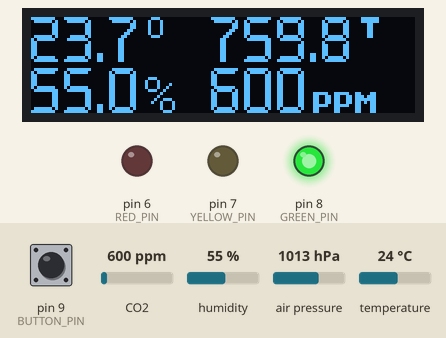
Bench run of a sketch on a simulated Arduino Nano, built with avr-gcc and run on an emulated ATmega328P. On the bench: 128×32 one-colour display, output pins drawn as LEDs (lit = HIGH). The test bench sets the inputs (shaded band); at power-on: pin 9 (BUTTON_PIN) LOW, CO2 600 ppm, humidity 55 %, air pressure 1013 hPa, temperature 24 °C. What the sketch prints to the serial monitor is not drawn.

Above: at 11.2 s.
11.3 s: pin 9 (BUTTON_PIN) pulled HIGH for 0.25 s
At 13.0 s:
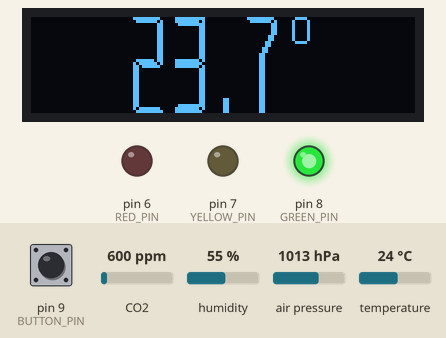
13.5 s: pin 9 (BUTTON_PIN) pulled HIGH for 1 s
At 15.6 s:
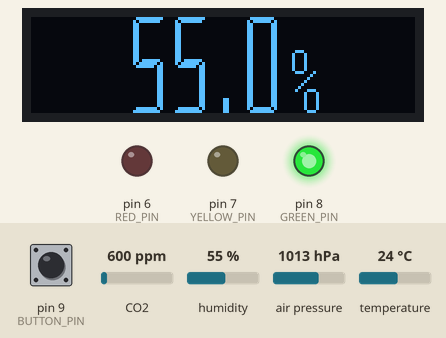
16.4 s: pin 9 (BUTTON_PIN) pulled HIGH for 0.25 s
At 18.0 s:
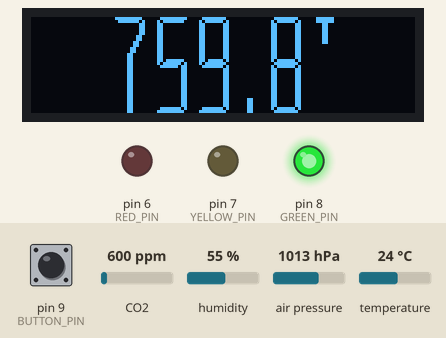
18.5 s: pin 9 (BUTTON_PIN) pulled HIGH for 0.25 s
At 19.8 s:
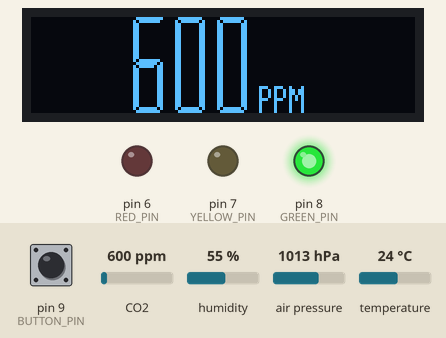
20.6 s: CO2 set to 452 ppm
At 31.0 s:
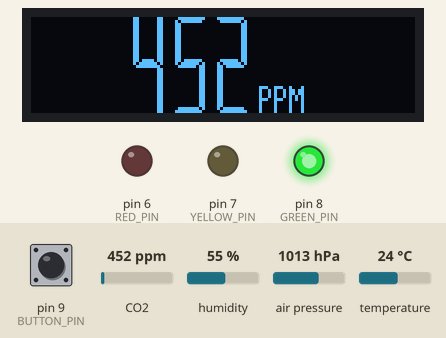
Timing chart, 0 to 32.5 s (numbered marks = the images above; inputs shaded):
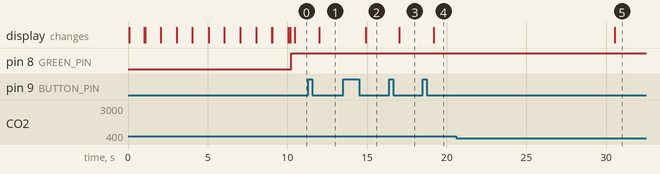

Measured:
- after the input at 11.3 s, the display: changes after 0.70 s (image 1)
- after the input at 13.5 s, the display: changes after 1.4 s (image 2)
- after the input at 16.4 s, the display: changes after 0.63 s (image 3)
- after the input at 18.5 s, the display: changes after 0.67 s (image 4)
- after the input at 20.6 s, the display: changes after 9.9 s (image 5)

The sketch:

CO2meter.ino
```cpp
/*
  Version: 1.0.3

  Components:
  - Arduino Nano
  - CO2 - MH-Z19B
  - Temperature, humidity, pressure - BME280
  - OLED - SSD1306 128x32
  - Code, fonts, layout etc - https://github.com/killadog/CO2meter

                     Mode 0                   Mode 1
            ┌───────────────────────┬───────────────────────┐
   Sensor 0 │  Current temperature  |  Min-Max temperature  │
            ├───────────────────────┼───────────────────────┤
   Sensor 1 │    Current humidity   |    Min-Max humidity   │
            ├───────────────────────┼───────────────────────┤
   Sensor 2 │    Current pressure   |    Min-Max pressure   │
            ├───────────────────────┼───────────────────────┤
   Sensor 3 │      Current CO2      |      Min-Max CO2      │
            ├───────────────────────┼───────────────────────┤
   Sensor 4 │      ALL sensors      |      Ver. & Year      │
            └───────────────────────┴───────────────────────┘
*/

#include <SparkFunBME280.h>             // https://github.com/sparkfun/SparkFun_BME280_Arduino_Library
#include <U8g2lib.h>                    // https://github.com/olikraus/u8g2
#include <GyverButton.h>                // https://github.com/AlexGyver/GyverLibs/tree/master/GyverButton
#include <MHZ19.h>                      // https://github.com/WifWaf/MH-Z19
#include <SoftwareSerial.h>

#define RX_PIN                        4                  // RX pin
#define TX_PIN                        5                  // TX pin
#define RED_PIN                       6                  // RED pin
#define YELLOW_PIN                    7                  // YELLOW pin
#define GREEN_PIN                     8                  // GREEN pin
#define BUTTON_PIN                    9                  // BUTTON pin
#define SDA_PIN                       A4                 // SDA pin
#define SCL_PIN                       A5                 // SCL pin

const uint8_t SENSORS               = 4;                 // number of sensors
float VALUE[SENSORS];                                    // current value of each sensor
float CALIBRATION[SENSORS]          = { -0.3, 0, 0, 0};  // calibration of each sensor (t,%,T,ppm)
uint16_t MIN[SENSORS];                                   // Min value of each sensor
uint16_t MAX[SENSORS];                                   // Max value of each sensor

boolean MODE                        = 0;                 // start mode (0 - normal, 1 - min/max)
uint8_t SENSOR_NUMBER               = 4;                 // start sensor (screen)
uint32_t SENSORS_TIMESTAMP          = millis();
#define CHECK_TIME                    10000              // sensors check time in millis

boolean DISPLAY_MODE                = 0;                 // normal (0) or rotate (1) screen

BME280 bme280;
U8G2_SSD1306_128X32_UNIVISION_1_HW_I2C u8g2(U8G2_R0, /* reset=*/ U8X8_PIN_NONE, /* clock=*/ SCL, /* data=*/ SDA);
MHZ19 myMHZ19;

GButton button_select(BUTTON_PIN, LOW_PULL, NORM_OPEN);

SoftwareSerial co2(RX_PIN, TX_PIN);

const uint8_t lcdnums_10x16[330] U8G2_FONT_SECTION("lcdnums_10x16") =
  "\26\0\4\3\5\4\3\4\6\26\17\0\373\12\0\0\0\0\0\0\0\1\61$ \365:\66\224\224\310\220"
  "H\210HL\224H\210H\34\210H\210HHD\234\224\310P\251\241R#%\33\212;l\214\305D\305"
  "\244\210\11\211\31\11\314d&$&*&*&l\2\0&\13\346\274)\34\224\10\351\4\0'\5\0"
  "\210)(\5\0\210))\5\0\210)*\14\345\274gL\304\350&b\2\0+\5\0\210),\5\0"
  "\210)-\5\0\210).\6b\70$\30/\5\0\210)\60\20\351\71k\134DTL\361\277\232\250\210"
  "\270\0\61\13\346=+\320\14\351 rP\62\24\351\71+\34\204X\304\351\302B\302BNw\21&\7"
  "\1\63\24\351\71+\34\204X\304\351\244\42\342\62N\27\26\7\22\0\64\16\351\71+H\361\325DE\304"
  "e\234>\65\24\351\71k\34HX\310i\27ar\20\247\27\26\7\22\0\66\25\351\71k\34HX\310"
  "ix\21Q\61\305\253\211\212\210\13\0\67\16\351\71+\34\204X\304)\323\235~\4\70\27\351\71k\134"
  "DTLq\65Q\21q\21\67\305\325DE\304\5\0\71\25\351\71k\134DTLq\65Q\21q\31"
  "\247\13\213\3\11\0\0\0\0";

const uint8_t lcdnums_12x32[407] U8G2_FONT_SECTION("lcdnums_12x32") =
  "\26\0\4\3\4\6\4\6\6\21 \0\354\14\0\0\0\0\0\0\0\1~$%\237(\23\303\310H\214"
  "HDH\204\304HDH\204\304HDHD\12\222\221\210\10\241\64Bi\204\322\10\245\11%%Y-"
  "\303\306TLPLPLPLPLPL\324L\134\276\231\212\11\212\11\212\11\212\11\212\11\212\211\232"
  "\0&\13\226\354\230\302A\211\220>\1'\6\0 \10\2(\6\0 \10\2)\6\0 \10\2*\14"
  "\226\354\230\6E\220>\212\240\0+\6\0 \10\2,\6\0 \10\2-\10\66\350\246\302\3\2.\10"
  "R\60\243\302\301\0/\6\0 \10\2\60\25\12*\343\306AD\204\305\30\377\377\377g\23\26\21\7\21"
  "\0\61\16\6\62\343\2\315\220\376\377\377O\16\12\62\30\12*\343\302\201\310E\240\376/,&,&,"
  "\4\365 \30qr \63\34\12*\343\302\3\212\210\3A\375\207\7\23\7\23\7\21\201\372\277\70\70\230"
  "\70\230\0\64\23\12*\343\202\30\377\277\240\230\260\210\70\210\24\324\377\7\65\30\12*\343\306\301\304\205\240"
  "\376/,\42,\42,\4\365\377\342\301\4\0\66\32\12*\343\306\301\304\205\240\376\207\21'\27\22\25d"
  "\374?\233\260\210\70\210\0\67\26\12*\343\302\201\310E\240\356\4\345\4\345\4\345\4\365\377?\2\70\35"
  "\12*\343\306AD\204\305\30\377g\23\26\21\7\21\21\26c\374?\233\260\210\70\210\0\71\30\12*\343"
  "\306AD\204\305\30\377/*$N.\2\365\377\342\301\4\0\0\0\0";

void setup()
{
  Serial.begin(9600);

  pinMode(SDA_PIN, INPUT_PULLUP);
  pinMode(SCL_PIN, INPUT_PULLUP);
  pinMode(GREEN_PIN, OUTPUT);
  pinMode(YELLOW_PIN, OUTPUT);
  pinMode(RED_PIN, OUTPUT);

  button_select.setDebounce(50);         // настройка антидребезга (default 80 ms)
  button_select.setTimeout(1500);        // настройка таймаута на удержание (default 500 ms)
  button_select.setClickTimeout(200);    // настройка таймаута между кликами (default 300 ms)

  digitalWrite(GREEN_PIN, LOW);
  digitalWrite(YELLOW_PIN, LOW);
  digitalWrite(RED_PIN, LOW);

  u8g2.begin();
  u8g2.setDrawColor(1);

  bme280.settings.I2CAddress = 0x76;
  bme280.settings.commInterface = I2C_MODE;
  bme280.begin();
  if (!bme280.beginI2C())                            //Begin communication over I2C
  {
    Serial.println(F("BME280 did not respond. Please check wiring."));
    while (1);                                       //Freeze
  }

  co2.begin(9600);                                   // Begin Stream with MHZ19 baudrate
  myMHZ19.begin(co2);                                // *Important, Pass your Stream reference
  myMHZ19.setRange(2000);                            // 2000ppm is the most accurate and advised
  myMHZ19.autoCalibration(0);                        // Turn auto calibration OFF (disable with autoCalibration(false))

  for (uint8_t s = 0; s < SENSORS; s++)
  {
    MIN[s] = 3000;                                   //INCORRECT(!) values for minimums
  }

  START_SCREEN();
}

void loop()
{
  u8g2.firstPage();
  do {
    draw();
  } while (u8g2.nextPage());

  CHECK_BUTTON();

  if (CHECK_TIME < millis() - SENSORS_TIMESTAMP)
  {
    CHECK_SENSORS();
  }
}

void draw()
{
  u8g2.setFont(lcdnums_12x32);
  switch (SENSOR_NUMBER)
  {
    case 0: SENSOR_0(); break;
    case 1: SENSOR_1(); break;
    case 2: SENSOR_2(); break;
    case 3: SENSOR_3(); break;
    case 4: SENSOR_4(); break;
  }
}

void SENSOR_0()                                       //Temperature
{
  switch (MODE)
  {
    case 0:
      u8g2.setCursor(32, 12);
      u8g2.print(VALUE[0], 1);
      u8g2.print(F("*"));                             //degree symbol
      break;
    case 1:
      u8g2.setCursor(0, 12);
      u8g2.print(MIN[0]);
      u8g2.print(F("-"));
      u8g2.print(MAX[0]);
      u8g2.print(F("*"));                             //degree symbol
      break;
  }
}

void SENSOR_1()                                       //Humidity
{
  switch (MODE)
  {
    case 0:
      u8g2.setCursor(32, 12);
      u8g2.print(VALUE[1], 1);
      u8g2.print(F("%"));
      break;
    case 1:
      u8g2.setCursor(0, 12);
      u8g2.print(MIN[1]);
      u8g2.print(F("-"));
      u8g2.print(MAX[1]);
      u8g2.print(F("%"));
      break;
  }
}

void SENSOR_2()                                       //Pressure
{
  switch (MODE)
  {
    case 0:
      u8g2.setCursor(26, 12);
      u8g2.print(VALUE[2], 1);
      u8g2.print(F("&"));                             //Torr symbol
      break;
    case 1:
      u8g2.setCursor(0, 12);
      u8g2.print(MIN[2]);
      u8g2.print(F("-"));
      u8g2.print(MAX[2]);
      u8g2.print(F("&"));                             //Torr symbol
      break;
  }
}
void SENSOR_3()                                       //CO2
{
  switch (MODE)
  {
    case 0:
      u8g2.setCursor(32, 12);
      u8g2.print(VALUE[3], 0);
      u8g2.print(F("$"));                             //ppm symbol
      break;
    case 1:
      u8g2.setCursor(0, 12);
      u8g2.print(MIN[3]);
      u8g2.print(F("-"));
      u8g2.print(MAX[3]);
      u8g2.print(F("$"));                             //ppm symbol
      break;
  }
}

void SENSOR_4()
{
  switch (MODE)
  {
    case 0:                                           //show all sensors
      u8g2.setFont(lcdnums_10x16);
      u8g2.setCursor(0, 10);
      u8g2.print(VALUE[0], 1);
      u8g2.print(F("*"));                             //degree symbol

      u8g2.setCursor(0, 27);
      u8g2.print(VALUE[1], 1);
      u8g2.print(F("%"));

      u8g2.setCursor(60, 10);
      u8g2.print(VALUE[2], 1);
      u8g2.print(F("&"));                             //Torr symbol

      u8g2.setCursor(60, 27);
      u8g2.print(VALUE[3], 0);
      u8g2.print(F("$"));                             //ppm symbol
      break;
    case 1:
      u8g2.setFont(lcdnums_10x16);
      u8g2.setCursor(50, 10);
      u8g2.print(" 1.0.3");                           //version
      u8g2.setCursor(10, 27);
      u8g2.print("2019---2020");                      //years
      break;
  }
}

void CHECK_BUTTON()
{
  button_select.tick();
  if (button_select.isSingle())
  {
    SENSOR_NUMBER++;
    if (SENSOR_NUMBER > SENSORS) SENSOR_NUMBER = 0;
    Serial.print(F("Single click. Sensor "));
    Serial.print(SENSOR_NUMBER);
    Serial.print(F(" Mode "));
    Serial.println(MODE);
  }
  if (button_select.isDouble())
  {
    MODE = !MODE;
    Serial.print(F("Double click. Sensor "));
    Serial.print(SENSOR_NUMBER);
    Serial.print(F(" Mode "));
    Serial.println(MODE);
  }
  if (button_select.isHolded())
  {
    DISPLAY_MODE = !DISPLAY_MODE;
    if (DISPLAY_MODE) u8g2.setDisplayRotation(U8G2_R0);
    else u8g2.setDisplayRotation(U8G2_R2);
    Serial.println(F("Holded. Rotate display."));
  }
}

void CHECK_SENSORS()
{
  for (uint8_t s = 0; s < SENSORS; s++)
  {
    switch (s)
    {
      case 0:
        VALUE[s] = bme280.readTempC() + CALIBRATION[s];
        if  (VALUE[s] < MIN[s]) MIN[s] = VALUE[s];
        if  (VALUE[s] > MAX[s]) MAX[s] = VALUE[s];
        Serial.print (F("T: "));
        Serial.print(VALUE[s], 1);
        Serial.print (F("°C ("));
        Serial.print(MIN[s], 1);
        Serial.print(F("/"));
        Serial.print(MAX[s], 1);
        Serial.print(F(")   "));
        break;
      case 1:
        VALUE[s] = bme280.readFloatHumidity() + CALIBRATION[s];
        if  (VALUE[s] < MIN[s]) MIN[s] = VALUE[s];
        if  (VALUE[s] > MAX[s]) MAX[s] = VALUE[s];
        Serial.print (F("H: "));
        Serial.print(VALUE[s], 1);
        //        Serial.print (F("% ("));    //it breaks chrome extension
        Serial.print (F(" ("));       //that's why
        Serial.print(MIN[s], 1);
        Serial.print(F("/"));
        Serial.print(MAX[s], 1);
        Serial.print(F(")   "));
        break;
      case 2:
        VALUE[s] = bme280.readFloatPressure() / 133.3224 + CALIBRATION[s];
        if  (VALUE[s] < MIN[s]) MIN[s] = VALUE[s];
        if  (VALUE[s] > MAX[s]) MAX[s] = VALUE[s];
        Serial.print (F("P: "));
        Serial.print(VALUE[s], 1);
        Serial.print (F("T ("));
        Serial.print(MIN[s], 1);
        Serial.print(F("/"));
        Serial.print(MAX[s], 1);
        Serial.print(F(")   "));
        break;
      case 3:
        VALUE[s] = myMHZ19.getCO2() + CALIBRATION[s];
        if (VALUE[s] == 0) RESTART();                   //Error in MHZ19. Restart if ppm is 0
        if  (VALUE[s] < MIN[s]) MIN[s] = VALUE[s];
        if  (VALUE[s] > MAX[s]) MAX[s] = VALUE[s];
        Serial.print (F("CO2:"));
        Serial.print(VALUE[s], 0);
        Serial.print (F(" ppm ("));
        Serial.print(MIN[s], 1);
        Serial.print(F("/"));
        Serial.print(MAX[s], 1);
        Serial.println(F(")"));
        break;
    }
  }
  CHECK_DANGER();
  SENSORS_TIMESTAMP = millis();
}

void CHECK_DANGER()
{
  uint16_t VALUE = myMHZ19.getCO2() + CALIBRATION[3] ;
  if (VALUE < 800)
  {
    digitalWrite(GREEN_PIN, HIGH);
    digitalWrite(YELLOW_PIN, LOW);
    digitalWrite(RED_PIN, LOW);
  }
  if ((VALUE >= 800) && (VALUE < 1000))
  {
    digitalWrite(GREEN_PIN, LOW);
    digitalWrite(YELLOW_PIN, HIGH);
    digitalWrite(RED_PIN, LOW);
  }
  if (VALUE >= 1000)
  {
    digitalWrite(GREEN_PIN, LOW);
    digitalWrite(YELLOW_PIN, LOW);
    digitalWrite(RED_PIN, HIGH);
  }
}

void START_SCREEN()                                  //Countdown. Center text
{
  u8g2.setFont(lcdnums_12x32);
  uint32_t START_TIME = millis();
  while (millis() < START_TIME + CHECK_TIME)
  {
    u8g2.firstPage();
    do {
      char charBuf[3];
      String COUNTDOWN = String((CHECK_TIME + 1000 - millis()) / 1000);
      COUNTDOWN.toCharArray(charBuf, 3);
      u8g2_uint_t TEXT_WIDTH = u8g2.getStrWidth(charBuf);
      u8g2.drawStr((128 - TEXT_WIDTH) / 2, 12, charBuf);
    } while (u8g2.nextPage());
  }
}

void RESTART()                                      //FULL RESTART
{
  Serial.println(F("RESTART"));
  asm("JMP 0");
}
```
